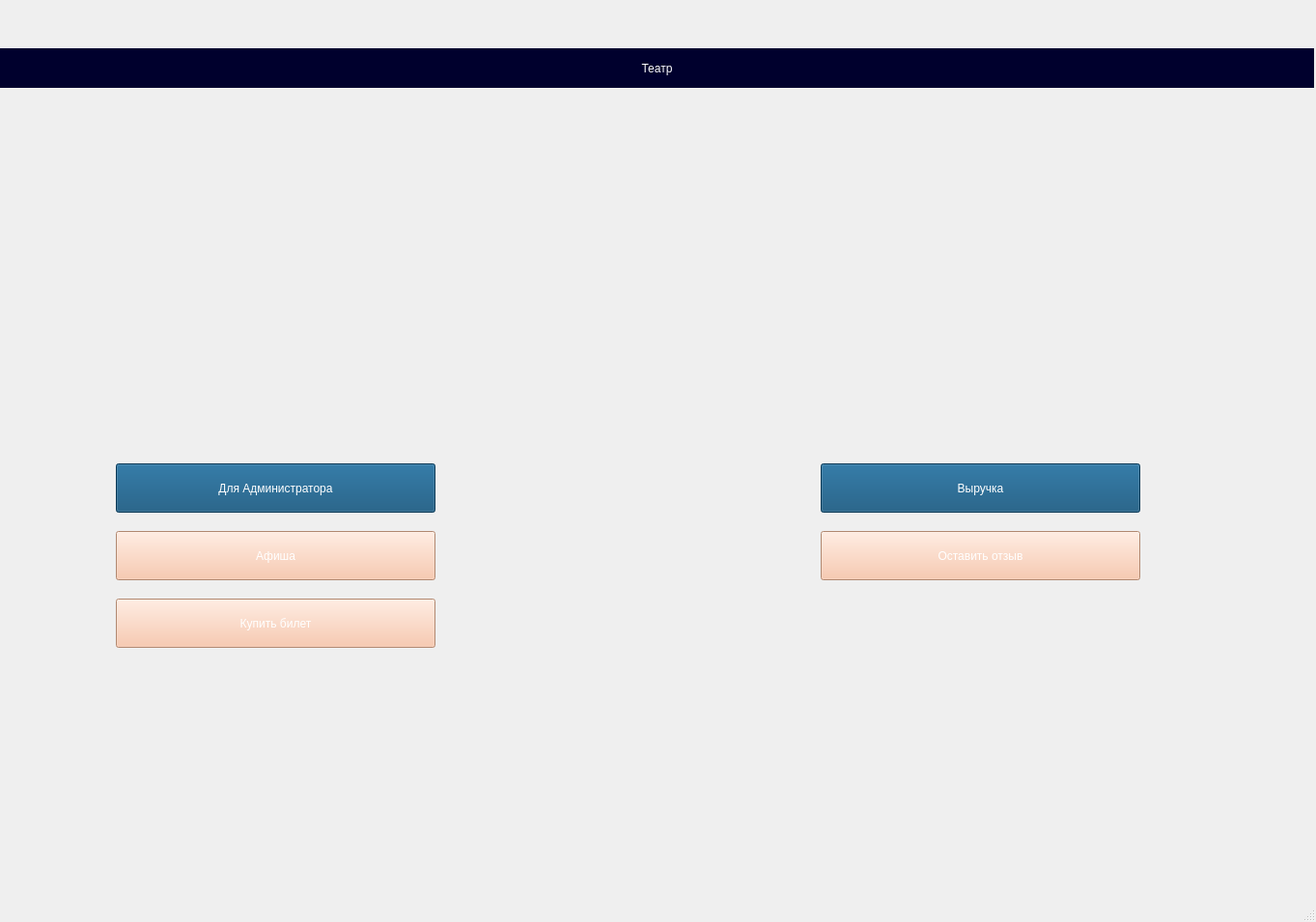
<?xml version="1.0" encoding="UTF-8"?>
<ui version="4.0">
 <class>MainWindow</class>
 <widget class="QMainWindow" name="MainWindow">
  <property name="geometry">
   <rect>
    <x>0</x>
    <y>0</y>
    <width>1363</width>
    <height>955</height>
   </rect>
  </property>
  <property name="windowTitle">
   <string>MainWindow</string>
  </property>
  <property name="styleSheet">
   <string notr="true">background-image : url(:/recource/img/1.jpg);</string>
  </property>
  <widget class="QWidget" name="centralwidget">
   <widget class="QLabel" name="label_2">
    <property name="geometry">
     <rect>
      <x>0</x>
      <y>50</y>
      <width>1361</width>
      <height>41</height>
     </rect>
    </property>
    <property name="styleSheet">
     <string notr="true">font: 28pt &quot;Lucida Calligraphy&quot;;
color:white;
background-color:rgb(0, 0, 45);</string>
    </property>
    <property name="text">
     <string>Театр</string>
    </property>
    <property name="alignment">
     <set>Qt::AlignCenter</set>
    </property>
   </widget>
   <widget class="QPushButton" name="pushButton">
    <property name="geometry">
     <rect>
      <x>120</x>
      <y>480</y>
      <width>331</width>
      <height>51</height>
     </rect>
    </property>
    <property name="styleSheet">
     <string notr="true">background-color:rgb(10, 75, 118);
font: 14pt &quot;Lucida Calligraphy&quot;;
color: white;</string>
    </property>
    <property name="text">
     <string>Для Администратора</string>
    </property>
   </widget>
   <widget class="QPushButton" name="pushButton_2">
    <property name="geometry">
     <rect>
      <x>120</x>
      <y>550</y>
      <width>331</width>
      <height>51</height>
     </rect>
    </property>
    <property name="styleSheet">
     <string notr="true">background-color:rgb(248, 190, 157);
font: 14pt &quot;Lucida Calligraphy&quot;;
color: white;</string>
    </property>
    <property name="text">
     <string>Афиша</string>
    </property>
   </widget>
   <widget class="QPushButton" name="pushButton_3">
    <property name="geometry">
     <rect>
      <x>120</x>
      <y>620</y>
      <width>331</width>
      <height>51</height>
     </rect>
    </property>
    <property name="styleSheet">
     <string notr="true">background-color:rgb(248, 190, 157);
font: 14pt &quot;Lucida Calligraphy&quot;;
color: white;</string>
    </property>
    <property name="text">
     <string>Купить билет</string>
    </property>
   </widget>
   <widget class="QPushButton" name="pushButton_4">
    <property name="geometry">
     <rect>
      <x>850</x>
      <y>550</y>
      <width>331</width>
      <height>51</height>
     </rect>
    </property>
    <property name="styleSheet">
     <string notr="true">background-color:rgb(248, 190, 157);
font: 14pt &quot;Lucida Calligraphy&quot;;
color: white;</string>
    </property>
    <property name="text">
     <string>Оставить отзыв</string>
    </property>
   </widget>
   <widget class="QPushButton" name="pushButton_5">
    <property name="geometry">
     <rect>
      <x>850</x>
      <y>480</y>
      <width>331</width>
      <height>51</height>
     </rect>
    </property>
    <property name="styleSheet">
     <string notr="true">background-color:rgb(10, 75, 118);
font: 14pt &quot;Lucida Calligraphy&quot;;
color: white;</string>
    </property>
    <property name="text">
     <string>Выручка</string>
    </property>
   </widget>
  </widget>
  <widget class="QMenuBar" name="menubar">
   <property name="geometry">
    <rect>
     <x>0</x>
     <y>0</y>
     <width>1363</width>
     <height>21</height>
    </rect>
   </property>
  </widget>
  <widget class="QStatusBar" name="statusbar"/>
 </widget>
 <resources/>
 <connections/>
</ui>
